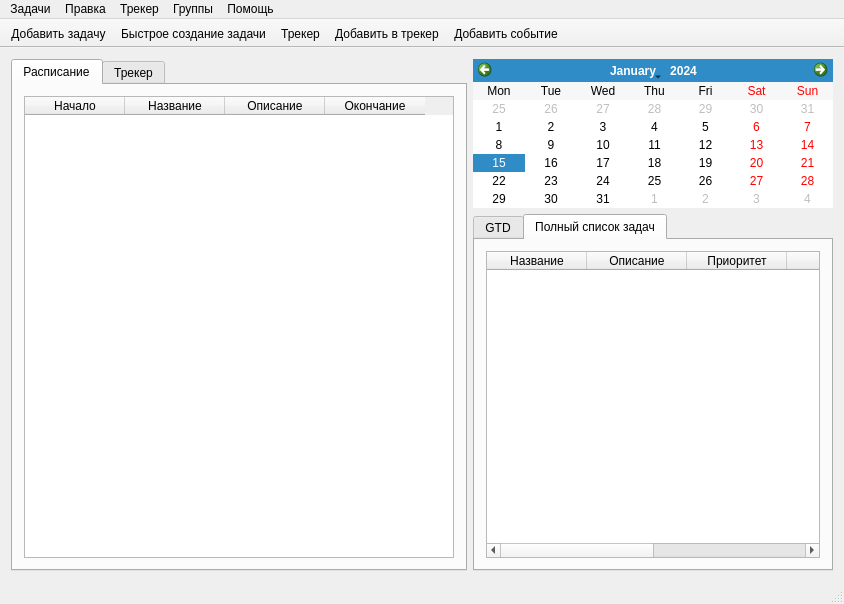
<?xml version="1.0" encoding="UTF-8"?>
<ui version="4.0">
 <class>Main</class>
 <widget class="QMainWindow" name="Main">
  <property name="geometry">
   <rect>
    <x>0</x>
    <y>0</y>
    <width>844</width>
    <height>604</height>
   </rect>
  </property>
  <property name="windowTitle">
   <string>Time For You</string>
  </property>
  <widget class="QWidget" name="centralWidget">
   <layout class="QGridLayout" name="gridLayout">
    <item row="0" column="0">
     <widget class="QTabWidget" name="tabWidget">
      <property name="sizePolicy">
       <sizepolicy hsizetype="Expanding" vsizetype="Preferred">
        <horstretch>8</horstretch>
        <verstretch>8</verstretch>
       </sizepolicy>
      </property>
      <property name="minimumSize">
       <size>
        <width>410</width>
        <height>450</height>
       </size>
      </property>
      <property name="maximumSize">
       <size>
        <width>16777215</width>
        <height>16777215</height>
       </size>
      </property>
      <property name="currentIndex">
       <number>0</number>
      </property>
      <widget class="QWidget" name="tab">
       <attribute name="title">
        <string>Расписание</string>
       </attribute>
       <layout class="QHBoxLayout" name="horizontalLayout_4">
        <item>
         <widget class="QTableWidget" name="tableWidget">
          <property name="sizePolicy">
           <sizepolicy hsizetype="Preferred" vsizetype="Expanding">
            <horstretch>8</horstretch>
            <verstretch>8</verstretch>
           </sizepolicy>
          </property>
          <property name="minimumSize">
           <size>
            <width>390</width>
            <height>0</height>
           </size>
          </property>
          <property name="horizontalScrollBarPolicy">
           <enum>Qt::ScrollBarAlwaysOff</enum>
          </property>
          <column>
           <property name="text">
            <string>Начало</string>
           </property>
          </column>
          <column>
           <property name="text">
            <string>Название</string>
           </property>
          </column>
          <column>
           <property name="text">
            <string>Описание</string>
           </property>
          </column>
          <column>
           <property name="text">
            <string>Окончание</string>
           </property>
          </column>
         </widget>
        </item>
       </layout>
      </widget>
      <widget class="QWidget" name="tab_2">
       <attribute name="title">
        <string>Трекер</string>
       </attribute>
       <layout class="QHBoxLayout" name="horizontalLayout_5">
        <item>
         <widget class="QTableWidget" name="tableWidget">
          <property name="sizePolicy">
           <sizepolicy hsizetype="Preferred" vsizetype="Expanding">
            <horstretch>8</horstretch>
            <verstretch>0</verstretch>
           </sizepolicy>
          </property>
          <property name="minimumSize">
           <size>
            <width>390</width>
            <height>0</height>
           </size>
          </property>
         </widget>
        </item>
       </layout>
      </widget>
     </widget>
    </item>
    <item row="0" column="1">
     <layout class="QVBoxLayout" name="verticalLayout">
      <item>
       <widget class="QCalendarWidget" name="calendarWidget">
        <property name="sizePolicy">
         <sizepolicy hsizetype="Expanding" vsizetype="Maximum">
          <horstretch>0</horstretch>
          <verstretch>0</verstretch>
         </sizepolicy>
        </property>
        <property name="minimumSize">
         <size>
          <width>360</width>
          <height>0</height>
         </size>
        </property>
        <property name="maximumSize">
         <size>
          <width>500</width>
          <height>16777215</height>
         </size>
        </property>
        <property name="verticalHeaderFormat">
         <enum>QCalendarWidget::NoVerticalHeader</enum>
        </property>
       </widget>
      </item>
      <item>
       <widget class="QTabWidget" name="tabWidget_2">
        <property name="minimumSize">
         <size>
          <width>360</width>
          <height>0</height>
         </size>
        </property>
        <property name="maximumSize">
         <size>
          <width>500</width>
          <height>16777215</height>
         </size>
        </property>
        <property name="currentIndex">
         <number>1</number>
        </property>
        <widget class="QWidget" name="tab_3">
         <attribute name="title">
          <string>GTD</string>
         </attribute>
         <layout class="QGridLayout" name="gridLayout_3">
          <item row="0" column="0">
           <widget class="QListWidget" name="gtdList">
            <property name="font">
             <font>
              <pointsize>9</pointsize>
              <weight>75</weight>
              <bold>true</bold>
             </font>
            </property>
            <property name="focusPolicy">
             <enum>Qt::WheelFocus</enum>
            </property>
            <property name="layoutDirection">
             <enum>Qt::LeftToRight</enum>
            </property>
            <property name="isWrapping" stdset="0">
             <bool>false</bool>
            </property>
           </widget>
          </item>
         </layout>
        </widget>
        <widget class="QWidget" name="tab_4">
         <attribute name="title">
          <string>Полный список задач</string>
         </attribute>
         <layout class="QGridLayout" name="gridLayout_2">
          <item row="0" column="0">
           <widget class="QTableWidget" name="taskList">
            <column>
             <property name="text">
              <string>Название</string>
             </property>
            </column>
            <column>
             <property name="text">
              <string>Описание</string>
             </property>
            </column>
            <column>
             <property name="text">
              <string>Приоритет</string>
             </property>
            </column>
            <column>
             <property name="text">
              <string>Группа</string>
             </property>
            </column>
            <column>
             <property name="text">
              <string>Начало</string>
             </property>
            </column>
            <column>
             <property name="text">
              <string>Окончание</string>
             </property>
            </column>
           </widget>
          </item>
         </layout>
        </widget>
       </widget>
      </item>
     </layout>
    </item>
   </layout>
  </widget>
  <widget class="QMenuBar" name="menuBar">
   <property name="geometry">
    <rect>
     <x>0</x>
     <y>0</y>
     <width>844</width>
     <height>25</height>
    </rect>
   </property>
   <widget class="QMenu" name="menu_2">
    <property name="title">
     <string>Правка</string>
    </property>
    <addaction name="action_6"/>
    <addaction name="action_7"/>
    <addaction name="action_8"/>
    <addaction name="separator"/>
    <addaction name="action_10"/>
   </widget>
   <widget class="QMenu" name="menu_3">
    <property name="title">
     <string>Задачи</string>
    </property>
    <addaction name="task_add_menu"/>
    <addaction name="fast_task_add_menu"/>
    <addaction name="action_2"/>
    <addaction name="separator"/>
    <addaction name="action_4"/>
    <addaction name="action_5"/>
   </widget>
   <widget class="QMenu" name="menu_4">
    <property name="title">
     <string>Помощь</string>
    </property>
    <addaction name="action_17"/>
    <addaction name="separator"/>
    <addaction name="action_19"/>
    <addaction name="action_20"/>
    <addaction name="action_21"/>
    <addaction name="action_22"/>
    <addaction name="separator"/>
    <addaction name="action_24"/>
   </widget>
   <widget class="QMenu" name="menu_5">
    <property name="title">
     <string>Группы</string>
    </property>
    <addaction name="action_14"/>
    <addaction name="separator"/>
    <addaction name="action_16"/>
   </widget>
   <widget class="QMenu" name="menu_6">
    <property name="title">
     <string>Трекер</string>
    </property>
    <addaction name="action_11"/>
    <addaction name="separator"/>
    <addaction name="action_12"/>
   </widget>
   <addaction name="menu_3"/>
   <addaction name="menu_2"/>
   <addaction name="menu_6"/>
   <addaction name="menu_5"/>
   <addaction name="menu_4"/>
  </widget>
  <widget class="QStatusBar" name="statusBar"/>
  <widget class="QToolBar" name="toolBar">
   <property name="sizePolicy">
    <sizepolicy hsizetype="Maximum" vsizetype="Fixed">
     <horstretch>0</horstretch>
     <verstretch>0</verstretch>
    </sizepolicy>
   </property>
   <property name="windowTitle">
    <string>toolBar</string>
   </property>
   <property name="movable">
    <bool>false</bool>
   </property>
   <property name="iconSize">
    <size>
     <width>90</width>
     <height>30</height>
    </size>
   </property>
   <property name="toolButtonStyle">
    <enum>Qt::ToolButtonTextUnderIcon</enum>
   </property>
   <property name="floatable">
    <bool>false</bool>
   </property>
   <attribute name="toolBarArea">
    <enum>TopToolBarArea</enum>
   </attribute>
   <attribute name="toolBarBreak">
    <bool>false</bool>
   </attribute>
   <addaction name="task_add_bar"/>
   <addaction name="add_fast_task_bar"/>
   <addaction name="tracker_bar"/>
   <addaction name="add_tracker_note_bar"/>
   <addaction name="add_event_bar"/>
  </widget>
  <action name="task_add_menu">
   <property name="text">
    <string>Добавить задачу</string>
   </property>
  </action>
  <action name="fast_task_add_menu">
   <property name="text">
    <string>Быстрое создание задачи</string>
   </property>
  </action>
  <action name="action_2">
   <property name="text">
    <string>Создать событие</string>
   </property>
  </action>
  <action name="action_4">
   <property name="text">
    <string>Список задач</string>
   </property>
  </action>
  <action name="action_5">
   <property name="text">
    <string>Выполненные задачи</string>
   </property>
  </action>
  <action name="action_6">
   <property name="text">
    <string>Вырезать</string>
   </property>
  </action>
  <action name="action_7">
   <property name="text">
    <string>Копировать</string>
   </property>
  </action>
  <action name="action_8">
   <property name="text">
    <string>Вставить</string>
   </property>
  </action>
  <action name="action_10">
   <property name="text">
    <string>Параметры</string>
   </property>
  </action>
  <action name="action_11">
   <property name="text">
    <string>Создать запись</string>
   </property>
  </action>
  <action name="action_12">
   <property name="text">
    <string>Посмотреть трекер</string>
   </property>
  </action>
  <action name="action_14">
   <property name="text">
    <string>Создать группу</string>
   </property>
  </action>
  <action name="action_16">
   <property name="text">
    <string>Список групп</string>
   </property>
  </action>
  <action name="action_17">
   <property name="text">
    <string>Документация</string>
   </property>
  </action>
  <action name="action_19">
   <property name="text">
    <string>Как создать задачу</string>
   </property>
  </action>
  <action name="action_20">
   <property name="text">
    <string>Отличия быстрых задач</string>
   </property>
  </action>
  <action name="action_21">
   <property name="text">
    <string>Трекер</string>
   </property>
  </action>
  <action name="action_22">
   <property name="text">
    <string>События</string>
   </property>
  </action>
  <action name="action_24">
   <property name="text">
    <string>О программе</string>
   </property>
  </action>
  <action name="task_add_bar">
   <property name="icon">
    <iconset>
     <normaloff>../icons/contract11.svg</normaloff>../icons/contract11.svg</iconset>
   </property>
   <property name="text">
    <string>Добавить задачу</string>
   </property>
  </action>
  <action name="add_fast_task_bar">
   <property name="icon">
    <iconset>
     <normaloff>../icons/done2.svg</normaloff>../icons/done2.svg</iconset>
   </property>
   <property name="text">
    <string>Быстрое создание задачи</string>
   </property>
  </action>
  <action name="tracker_bar">
   <property name="icon">
    <iconset>
     <normaloff>../icons/time36.svg</normaloff>../icons/time36.svg</iconset>
   </property>
   <property name="text">
    <string>Трекер</string>
   </property>
   <property name="toolTip">
    <string>Показать трекер</string>
   </property>
  </action>
  <action name="add_tracker_note_bar">
   <property name="icon">
    <iconset>
     <normaloff>../icons/deadlines.svg</normaloff>../icons/deadlines.svg</iconset>
   </property>
   <property name="text">
    <string>Добавить в трекер</string>
   </property>
   <property name="toolTip">
    <string>Добавить запись в трекер</string>
   </property>
  </action>
  <action name="add_event_bar">
   <property name="icon">
    <iconset>
     <normaloff>../icons/agreement.svg</normaloff>../icons/agreement.svg</iconset>
   </property>
   <property name="text">
    <string>Добавить событие</string>
   </property>
   <property name="toolTip">
    <string>Добавить событие</string>
   </property>
   <property name="iconVisibleInMenu">
    <bool>true</bool>
   </property>
  </action>
 </widget>
 <layoutdefault spacing="6" margin="11"/>
 <resources/>
 <connections/>
</ui>
